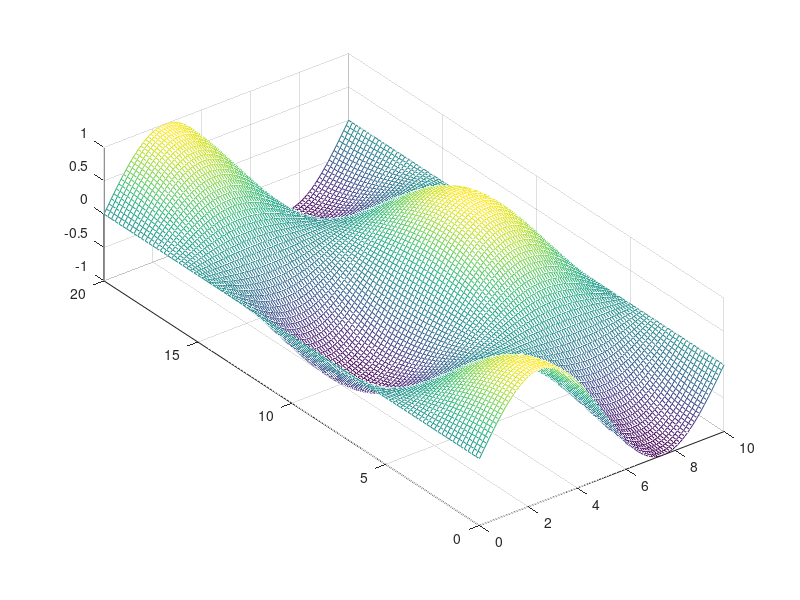

This figure's MATLAB source: (Note: this script raises an error after producing the figure.)
clc
clear
close all

printfigure = 1;

Length_x = 10;  
Length_y = 20;  
Time = 200;   % Zetiraum
step_length_x = 0.1;
step_length_y = 0.2;
step_time = 1;
x = 0 : step_length_x : Length_x;
y = 0 : step_length_y : Length_y;
t = 0 : step_time : Time;
N_length_x = length(x);
N_length_y = length(y);
N_time = length(t);

k = 0.1;  % Waermeleitfaehigkeit in cm^2/s

N = 10;  % Grad
lambda = 0 : pi / Length_x : N * pi / Length_x;
sigma = 0 : pi / Length_y : N * pi / Length_y;

f = zeros(N_time, N_length_x, N_length_y);  % Temperaturmatrix
for i = 1 : N_length_x
    for j = 1 : N_length_y
        f(1,i,j) = sin(x(i) / Length_x * 2 * pi) * cos(y(j) / Length_y * 2 * pi);
    end
end

[Y,X] = meshgrid(y,x);
mesh(X,Y,squeeze(f(1,:,:)));
pbaspect([1 Length_y/Length_x 0.5])
setmesh('Initial Condition','$x$','$y$','$T$','T_2D_homo_modal_inital_condition_1',printfigure)

phi = zeros(N + 1, N_length_x);  % Eigenfunktionen
psi = zeros(N + 1, N_length_y);  % Eigenfunktionen
T = zeros(N + 1, N + 1, N_time);  % Gewichtung

phi(1,:) = sqrt(1 / Length_x);
for i = 2 : N + 1
    for n = 1 : N_length_x
        phi(i, n) = sqrt(2 / Length_x) * cos(lambda(i) * x(n));
    end
end
psi(1,:) = sqrt(1 / Length_y);
for i = 2 : N + 1
    for n = 1 : N_length_y
        psi(i, n) = sqrt(2 / Length_y) * cos(sigma(i) * y(n));
    end
end

figure
for i = 1 : N + 1
    plot(x,phi(i,:))
    hold on
end
txt = ['$N = ',num2str(N),'$'];
TEXT = text(8,0.4,txt,'FontSize',30);
set(TEXT,'Interpreter','latex')
setplt('Eigenfunctions $\varphi$','$x$','$value$','T_2D_homo_modal_Eigenfunctions_phi_1',printfigure)

figure
for i = 1 : N + 1
    plot(y,psi(i,:))
    hold on
end
txt = ['$N = ',num2str(N),'$'];
TEXT = text(18,0.35,txt,'FontSize',30);
set(TEXT,'Interpreter','latex')
setplt('Eigenfunctions $\psi$','$y$','$value$','T_2D_homo_modal_Eigenfunctions_psi_1',printfigure)

for i = 1 : N + 1
    for j = 1 : N + 1
        T(i, j, 1) = 0;
        for n = 1 : N_length_x
            for m = 1 : N_length_y
                T(i, j, 1) = T(i, j, 1) + f(1,n,m) * phi(i, n) * psi(j, m) * step_length_x * step_length_y;
            end
        end
    end
end

for i = 1 : N + 1
    for j = 1 : N + 1
        for n = 2 : N_time
            T(i, j, n) = (1 - step_time * k * (lambda(i)^2 + sigma(j)^2))^(n - 1) * T(i, j, 1);
        end
    end
end

f = zeros(N_time, N_length_x, N_length_y);  % Temperaturmatrix
for n = 1 : N_time
    for i = 1 : N + 1
        for j = 1 : N + 1
            for x_direction = 1 : N_length_x
                for y_direction = 1 : N_length_y
                    f(n,x_direction,y_direction) = f(n,x_direction,y_direction) + T(i,j,n) * phi(i,x_direction) * psi(j,y_direction);
                end
            end
        end
    end
end

figure
for n = 1 : 4 : N_time
    mesh(X,Y,squeeze(f(n,:,:)))
    zlim([-1.5 1.5])
    pbaspect([1 Length_y/Length_x 0.5])
    setmesh('Temperature Distribution','$x$','$y$','$T$','T_2D_homo_modal_1',0)
    set(gcf,'outerposition',get(0,'screensize'));
    txt = ['$t = ',num2str((n-1)*step_time),'$'];
    TEXT = text(8,0,0.6,txt,'FontSize',30);
    set(TEXT,'Interpreter','latex')
    txt = ['$N = ',num2str(N),'$'];
    TEXT = text(8,0,1.5,txt,'FontSize',30);
    set(TEXT,'Interpreter','latex')
    drawnow
    frame=getframe(gcf);
    imind=frame2im(frame);
    [imind,cm] = rgb2ind(imind,256);
    if printfigure == 1
        if n==1
             imwrite(imind,cm,'T_2D_homo_modal_1.gif','gif', 'Loopcount',inf,'DelayTime',1e-6);
        else
             imwrite(imind,cm,'T_2D_homo_modal_1.gif','gif','WriteMode','append','DelayTime',1e-6);
        end
    end
end


